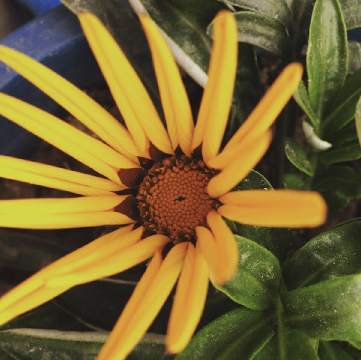
#> input picture image_resources/flower.png, 361 x 360 px, found by its file name
$ python 29_a_Histogram.py
#> lines starting #> are read from the running program, lines starting #| are printed output that depends on the picture
import cv2
import numpy as np
from matplotlib import pyplot as plt

# https://www.geeksforgeeks.org/opencv-python-program-analyze-image-using-histogram/

'''
The image should be used in a PNG file as matplotlib supports only PNG images.
Here, It’s a 24-bit RGB PNG image (8 bits for each of R, G, B) used in this example. Each inner list represents a pixel.
Here, with an RGB image, there are 3 values. For RGB images, matplotlib supports float32 and uint8 data types.

Histogram is considered as a graph or plot which is related to frequency of pixels in an Gray Scale Image
with pixel values (ranging from 0 to 255).
Grayscale image is an image in which the value of each pixel is a single sample, that is,
it carries only intensity information where pixel value varies from 0 to 255. Images of this sort,
also known as black-and-white, are composed exclusively of shades of gray,
varying from black at the weakest intensity to white at the strongest where Pixel can be considered as a every point in an image.

Here, we get intuition about contrast, brightness, intensity distribution etc of that image.
As we can see the image and its histogram which is drawn for grayscale image, not color image.
Left region of histogram shows the amount of darker pixels in image and right region shows the amount of brighter pixels.

images : it is the source image of type uint8 or float32 represented as “[img]”.
channels : it is the index of channel for which we calculate histogram. For grayscale image, its value is [0] and
color image, you can pass [0], [1] or [2] to calculate histogram of blue, green or red channel respectively.
mask : mask image. To find histogram of full image, it is given as “None”.
histSize : this represents our BIN count. For full scale, we pass [256].
ranges : this is our RANGE. Normally, it is [0,256].
'''

image = cv2.imread('/home/dewatic/Documents/openCV-Basic-with-Python/image_resources/flower.png')
#> image is the input picture: shape (360, 361, 3); mean B, G, R 49.8, 102.6, 119.8

# calculate frequency of pixels in range 0-255
histg = cv2.calcHist([image],[0],None,[256],[0,256])
#> histg = 256 values, max 3749 at index 26, min 0 at index 205, mean 507.7

plt.plot(histg)
plt.show()
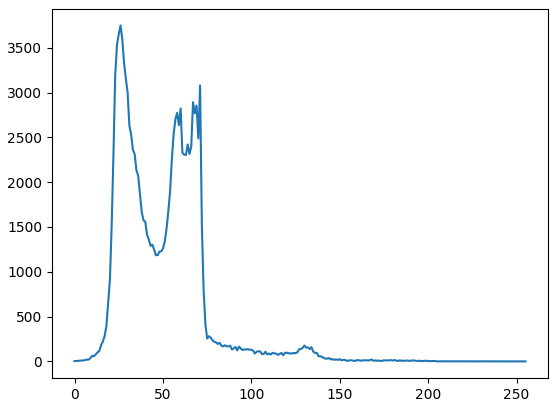
#> figure drawn by matplotlib, 1 panel; curve peaks at x = 26, y = 3749

# cv2.waitKey(0)
# cv2.destroyAllWindows()

$ run again, with image_resources/bear.png copied over image_resources/flower.png
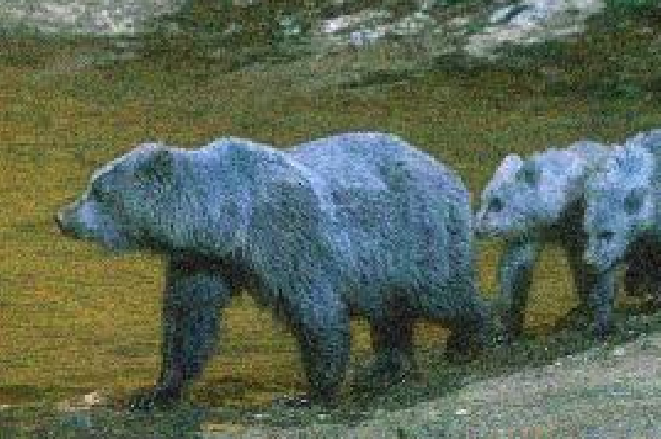
#> input picture image_resources/bear.png, 661 x 439 px, found by its file name
#> image is the input picture: shape (439, 661, 3); mean B, G, R 85.7, 102.6, 90.3
#> histg = 256 values, max 4392 at index 56, min 0 at index 250, mean 1133.5
#> `plt.show()`:
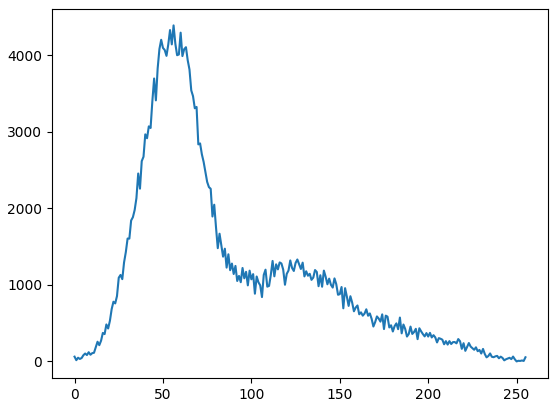
#> figure drawn by matplotlib, 1 panel; curve peaks at x = 56, y = 4392

$ run again, with image_resources/corner4.png copied over image_resources/flower.png
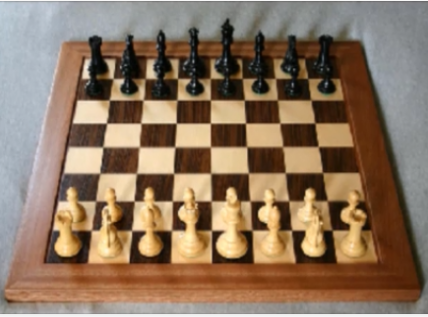
#> input picture image_resources/corner4.png, 428 x 317 px, found by its file name
#> image is the input picture: shape (317, 428, 3); mean B, G, R 95.8, 117.1, 140.2
#> histg = 256 values, max 2209 at index 13, min 0 at index 221, mean 530
#> `plt.show()`:
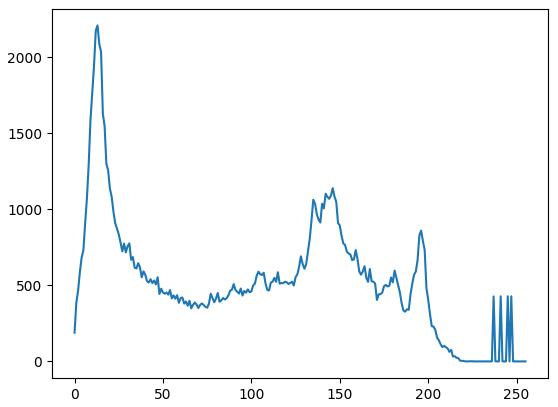
#> figure drawn by matplotlib, 1 panel; curve peaks at x = 13, y = 2209
